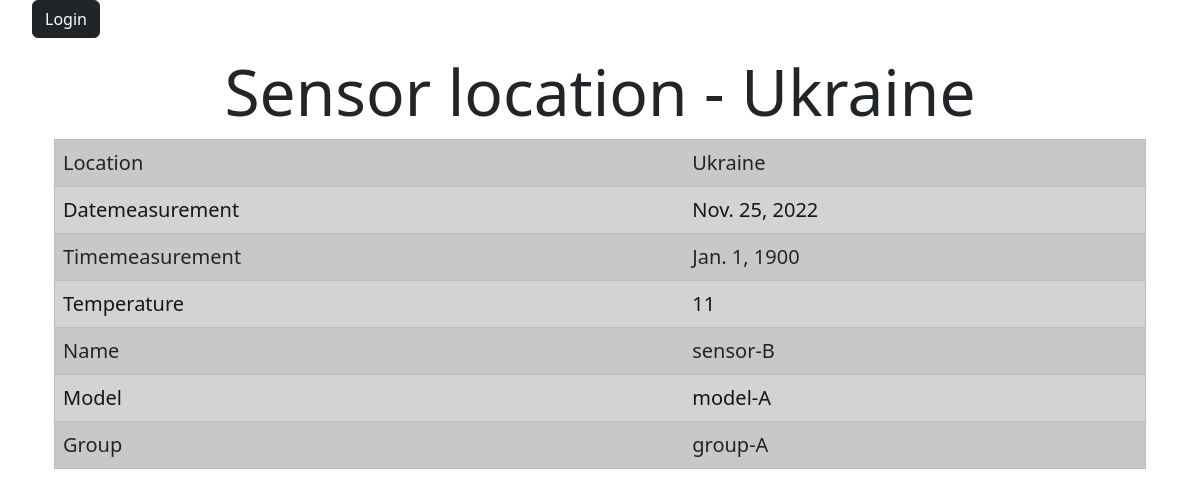
/sensors/3, run on the app's committed database.
### tempSensors/models.py (models this page shows)
class temperatureSensors(models.Model):
    location = models.CharField('Location of the sensor',
        max_length = 255, blank = False)
    dateMeasurement = models.DateField('Date of temperature measurement',
        default = datetime.date.today, blank = False)
    timeMeasurement = models.DateField('Time of temperature measurement',
        default = datetime.time, blank = False)
    temperature = models.IntegerField('Temperature',
        default = 0, blank = False)
    name = models.CharField('Sensor name',
        max_length = 50, blank = False)
    model = models.CharField('Sensor model',
        max_length = 50, blank = False)
    group = models.CharField('The group to which the sensor belongs',
        max_length = 50, blank = False)

### tempSensors/views.py (the view)
# urls.py: path('sensors/<int:id>', views.sensor_page),
def sensor_page(request, id):
    try:
        sensor = temperatureSensors.objects.get(id = id)
        sensor = [(str(k).capitalize().replace('_',''), v) for k, v in sensor.__dict__.items()]
    except ObjectDoesNotExist:
        return HttpResponse()
    return render(request, 'tempSensors/tempSensors.html', {'server': sensor[2:]})

### tempSensors/templates/tempSensors/tempSensors.html (shortened to what this page needs)
{% extends 'tempSensors/layout.html' %}
{% block content %}
<div class="container">
    <h1 class="display-3"><center>Sensor location - {{ server.0.1 }}</center></h1>
    <div class="container text-decoration-none link-secondary" style="font-size: 20px">
        <table class="table table-striped ">
        {% for param in server %}
            <tr class="alert alert-dark">
                <td>{{ param.0 }}</td>
                <td>{{ param.1 }}</td>
            </tr>
        {% endfor %}
    </table>
    </div>
</div>
{% endblock %}

### tempSensors/static/tempSensors/css/main.css (style rules this page uses)
body { background-color: rgb(200, 165, 247); }

### data on the page
temperatureSensors: location "Ukraine", param "Location", param "Datemeasurement", dateMeasurement "Nov. 25, 2022", param "Timemeasurement", timeMeasurement "Jan. 1, 1900", param "Name", name "sensor-B", param "Model", model "model-A", param "Group", group "group-A"

### other printed values
{{ param.0 }} "Temperature"
{{ param.1 }} "11"
